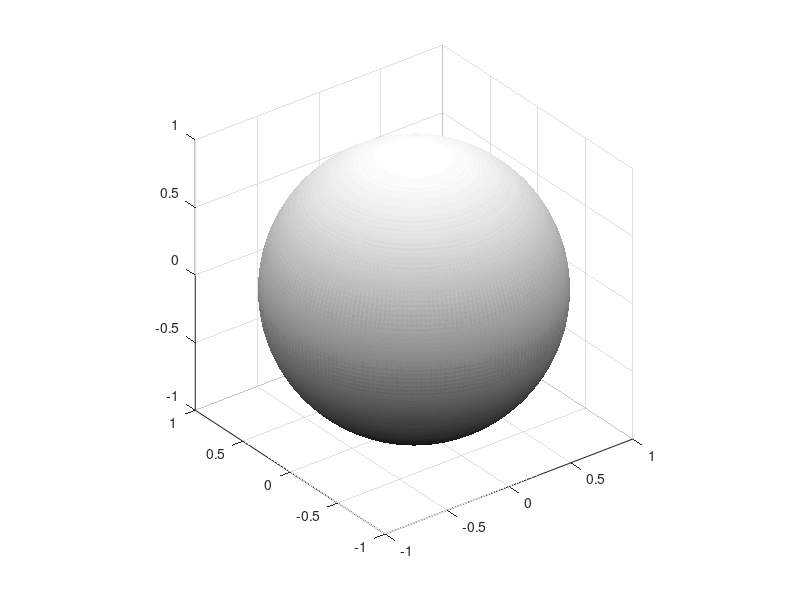

This figure's MATLAB source: (Note: this script raises an error after producing the figure.)
[u,v]=meshgrid(linspace(0,2*pi,200),linspace(0,2*pi,200));
x=cos(u).*cos(v);
y=sin(u).*cos(v);
z=sin(v);
h=surf(x,y,z);
daspect([1 1 1])
set(h,'edgecolor','none')
colormap('gray');
hold on
tspan = linspace(pi,18*pi,1000000);
[t,X]=ode45('cir',tspan,[pi,.1,0,.1]);
u=X(:,1);
v=X(:,3);
x=cos(u).*cos(v);
y=sin(u).*cos(v);
z=sin(v);


P=[x y z];


units = 10; % Deternines speed (smaller, faster)
packet = floor(size(P,1)/units);

  for k = 1:packet:(packet * units)
        hold on
        plot3(P(k:(k+packet-1),1), P((k:(k+packet-1)),2), P((k:(k+packet-1)),3),...
            '.-', 'MarkerSize', 3.5,'color','r', 'LineWidth', 4)
        drawnow
        pause(1)
  end

[t,X]=ode45('cir',tspan,[0,.1,0,.1]);
u=X(:,1);
v=X(:,3);
x=cos(u).*cos(v);
y=sin(u).*cos(v);
z=sin(v);


P=[x y z];


units = 10; % Deternines speed (smaller, faster)
packet = floor(size(P,1)/units);

  for k = 1:packet:(packet * units)
        hold on
        plot3(P(k:(k+packet-1),1), P((k:(k+packet-1)),2), P((k:(k+packet-1)),3),...
            '.-', 'MarkerSize', 3.5,'color','y', 'LineWidth', 5)
        drawnow
        pause(1)
  end

